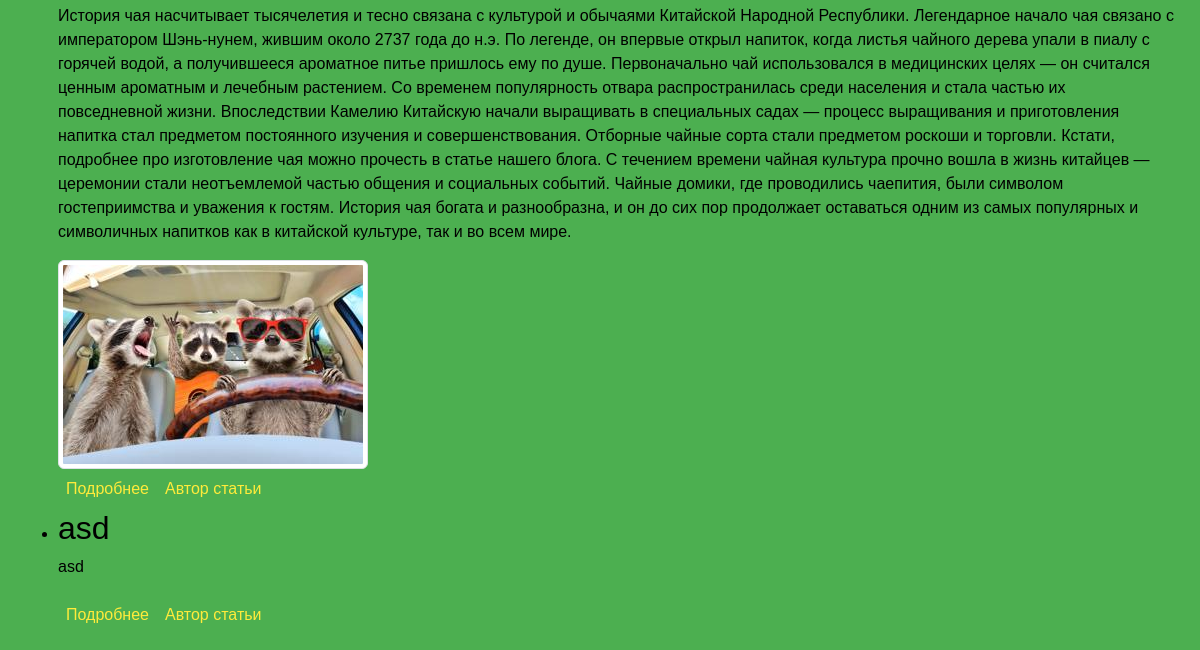
The app's page / (lower part), older data.
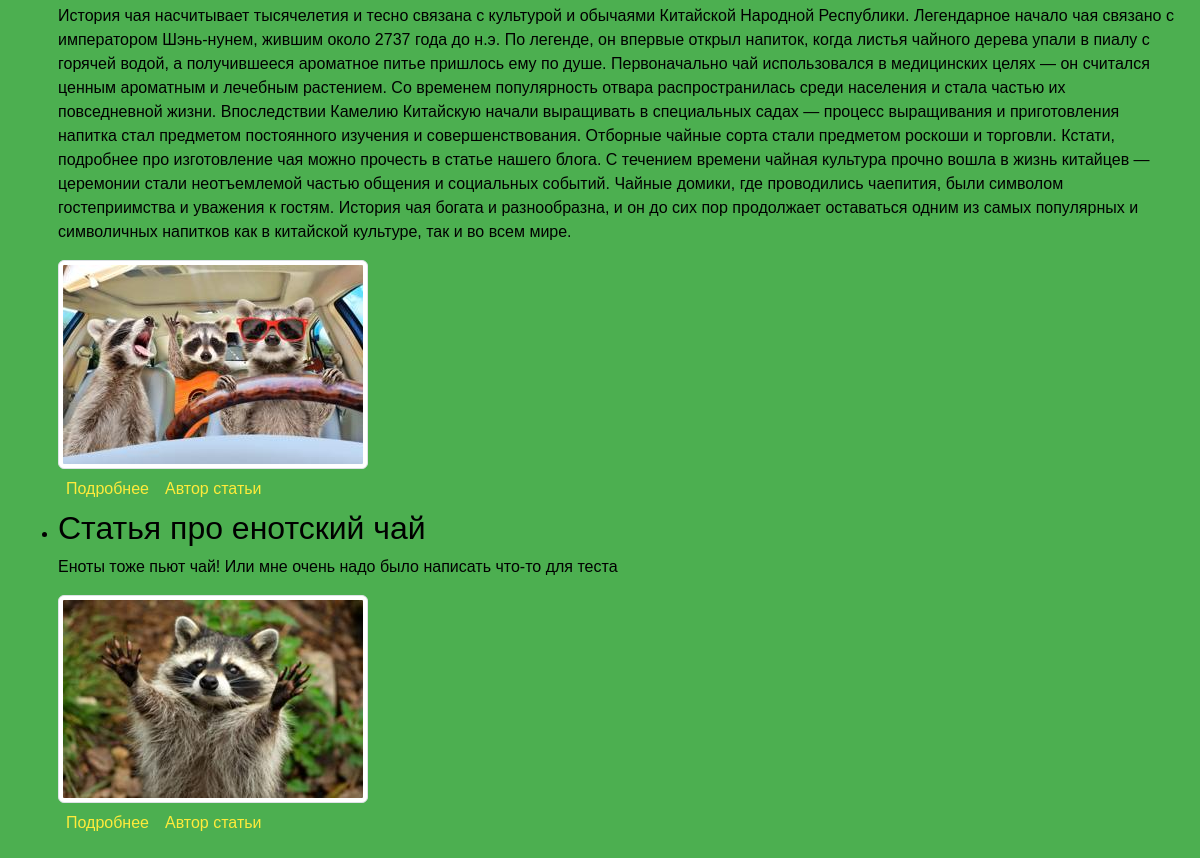
The same page, newer data.
### mem/models.py (models this page shows, shortened)
class Article(models.Model):
    title = models.CharField(max_length=200, verbose_name="Заголовок")
    content = models.TextField(verbose_name="Содержание", null=False)
    image = models.ImageField(
        upload_to="home_images/",
        null=True,
        blank=True,
        verbose_name="Картинка",
    )
    author = models.ForeignKey(
        get_user_model(), null=True, on_delete=models.SET_NULL
    )
    class Meta:
        verbose_name = "Статья"
        verbose_name_plural = "Статьи"

### mem/views.py (the view)
# urls.py: path("", IndexView.as_view(), name="index"),
class IndexView(TemplateView):
    template_name = "mem/index.html"
    def get(self, request, *args, **kwargs):
        posts = models.Article.objects.all()
        context = self.get_context_data()
        context.update(posts=posts, **kwargs)
        return self.render_to_response(context)

### templates/mem/index.html (shortened to what this page needs)
{% include 'base.html' %}
{% load static %}
<body>
{% block content %}
    <ul>
        {% for post in posts %}
            <div class="container">
                <li>
                    <h2>{{ post.title }}</h2>
                    <p>{{ post.content }}</p>
                    {% if post.image %}
                        <div class="col-md-4 px-0">
                            <img src="{{ post.image.url }}" class="img-thumbnail mw-30">
                        </div>
                    {% endif %}
                    <div class="d-flex align-items-center justify-content-left">
                        <p class="m-2"><a href="{% url 'mem:detail' post.id %}">Подробнее</a></p>
                        <p class="m-2"><a href="{% url 'user:detail' post.author.id %}">Автор статьи</a></p>
                    </div>
                </li>
            </div>
        {% endfor %}
    </ul>
{% endblock %}
</body>

Row changes from the older to the newer data that the page shows:
removed Article: title "asd", content "asd"
added Article: title "Статья про енотский чай", content "Еноты тоже пьют чай! Или мне очень надо было написать что-то для теста", image (picture)
